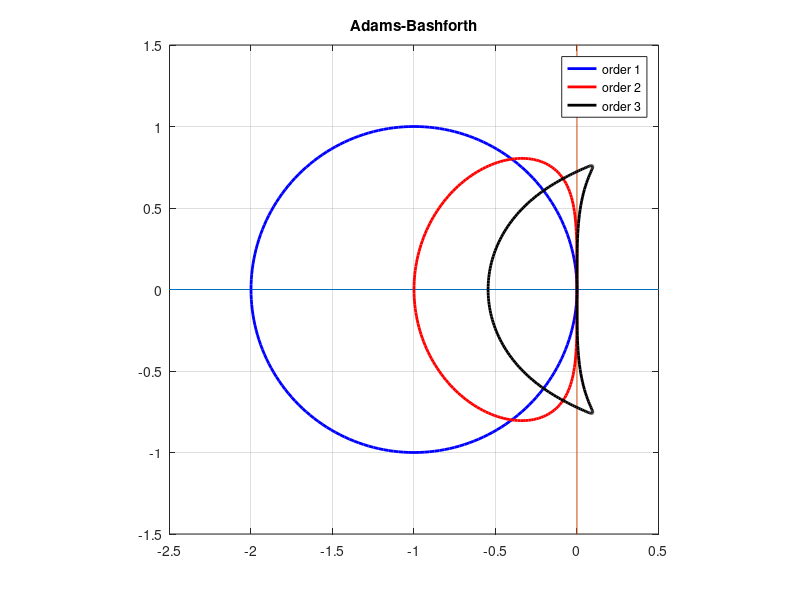

Write the MATLAB code that produced this figure.
%This code is based on the code from Nick Trefethen
clc;
%RK, AF, AM, BDF
method='AF';


switch method
    case 'RK'
        
          h=zeros(6,1);
          h(1)=plot([-8 8],[0 0]);
          hold on
          h(2)=plot([0 0],[-8 8]);
          w = 0; W = w; z = exp(1i*pi*(0:200)/100);
          for i = 2:length(z)                  % order 1
            w = w-(1+w-z(i)); 
            W = [W; w]; 
          end
          h(3)=plot(W, 'LineWidth', 2, 'Displayname', 'order 1');
          
          w = 0; W = w; 
          for i = 2:length(z)                  % order 2
            w = w-(1+w+.5*w^2-z(i)^2)/(1+w); 
            W = [W; w];
          end
          h(4)=plot(W, 'LineWidth', 2, 'Displayname', 'order 2');
          
          w = 0; W = w; 
          for i = 2:length(z)                  % order 3
            w = w-(1+w+.5*w^2+w^3/6-z(i)^3)/(1+w+w^2/2); 
            W = [W; w];
          end
          h(5)=plot(W, 'LineWidth', 2, 'Displayname', 'order 3');
          w = 0; W = w; 
          for i = 2:length(z)                  % order 4
            w = w-(1+w+.5*w^2+w^3/6+w.^4/24-z(i)^4)/(1+w+w^2/2+w.^3/6);
            W = [W; w]; 
          end
          h(6)=plot(W, 'LineWidth', 2, 'Displayname', 'order 4');
          axis([-5 2 -3.5 3.5]), axis square, grid on, 
          title('Stability Regions for Runge-Kutta Methods')
          legend(h(3:end), 'Location', 'best')
          
          
    case 'AF'
          h=zeros(5,1);
          h(1)=plot([-8 8],[0 0]);
          hold on
          h(2)=plot([0 0],[-8 8]);
          z = exp(1i*pi*(0:200)/100); r = z-1;
          s = 1; 
          h(3)=plot(r./s, 'b-', 'LineWidth', 2, 'Displayname', 'order 1');                  % order 1
          s = (3-1./z)/2; 
          h(4)=plot(r./s, 'r-', 'LineWidth', 2, 'Displayname', 'order 2');                  % order 2
          s = (23-16./z+5./z.^2)/12; 
          h(5)=plot(r./s, 'k-', 'LineWidth', 2, 'Displayname', 'order 3');                  % order 3
          axis([-2.5 .5 -1.5 1.5]), axis square, grid on
          title Adams-Bashforth
          legend(h(3:end), 'Location', 'best')   
          
          
    
    case 'AM'
          z = exp(1i*pi*(0:200)/100); r = z-1;     
          h=zeros(6, 1);
          h(1)=plot([-8 8],[0 0]);
          hold on
          h(2)=plot([0 0],[-8 8]);
          s = (5*z+8-1./z)/12; 
          h(3)=plot(r./s, 'b-', 'LineWidth', 2, 'Displayname', 'order 3');                    % order 3
          s = (9*z+19-5./z+1./z.^2)/24; 
          h(4)=plot(r./s, 'r-', 'LineWidth', 2, 'Displayname', 'order 4');           % order 4 
          s = (251*z+646-264./z+106./z.^2-19./z.^3)/720; 
          h(5)=plot(r./s, 'k-', 'LineWidth', 2, 'Displayname', 'order 5');    % 5
          d = 1-1./z;
          s = 1-d/2-d.^2/12-d.^3/24-19*d.^4/720-3*d.^5/160; 
          h(6)=plot(d./s, 'LineWidth', 2, 'Displayname', 'order 6'); % 6
          axis([-7 1 -4 4]), axis square, grid on, title Adams-Moulton
          legend(h(3:end), 'Location', 'best')
         
    case 'BDF'
          h=zeros(7, 1);
          h(1)=plot([-10 20],[0 0]);
          hold on
          h(2)=plot([0 0],[-15 15]);
          r = 0; 
          for i = 1:5
              r = r+(d.^i)/i; 
              h(i+2)=plot(r, 'LineWidth', 2, 'Displayname', "order "+num2str(i));
              hold on
          end   % orders 1-5
          axis([-10 20 -15 15])
          axis square
          grid on
          title('Region of Stability of BDF Methods (exterior of the curves)')
          legend(h(3:end), 'Location', 'best')
          
          
end